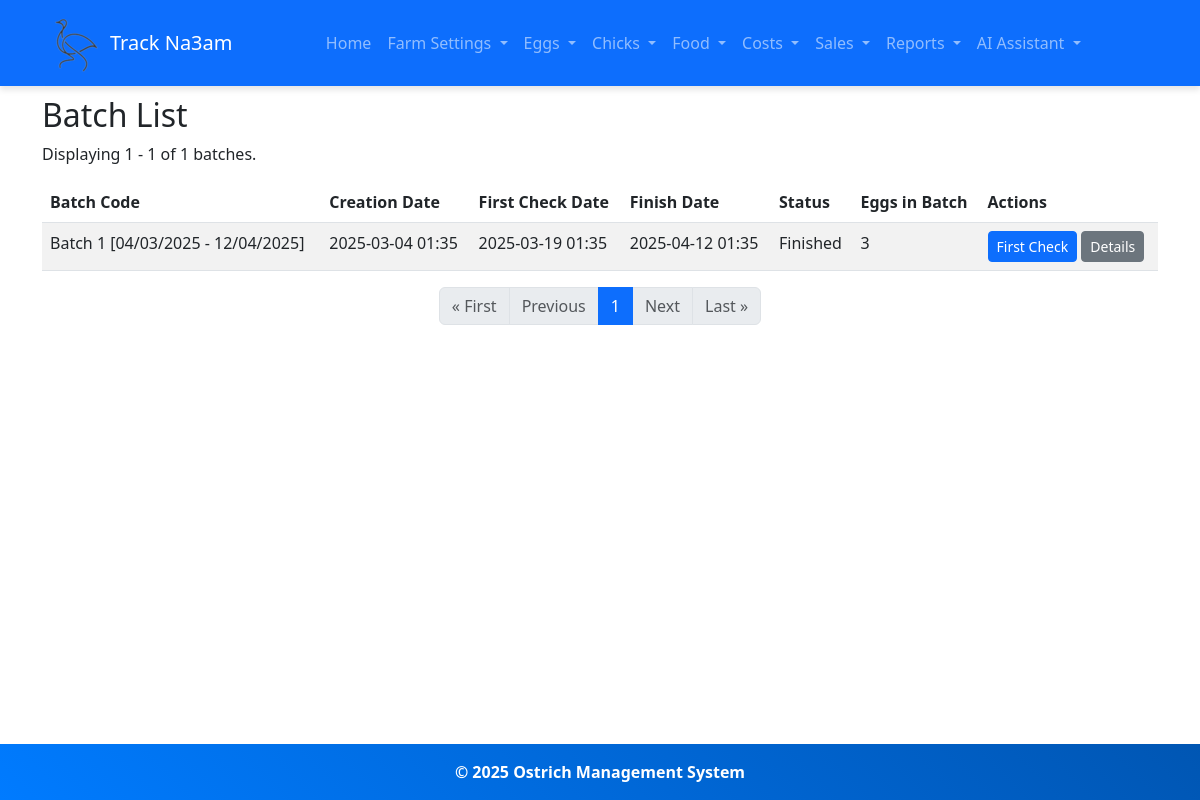
The app's page /batch-list/ with its own data.
### ostrich/models.py (models this page shows, shortened)
class Batch(models.Model):
    creation_date = models.DateTimeField(default=timezone.now)
    first_check_date = models.DateTimeField(blank=True, null=True)
    finish_date = models.DateTimeField(blank=True, null=True)
    batch_code = models.CharField(max_length=100, unique=True, blank=True)
    @property
    def status(self):
        now = timezone.now()
        if now < self.first_check_date:
            return "Starting"
        elif self.first_check_date <= now < self.finish_date:
            return "First Check Done"
        else:
            return "Finished"
    @property
    def number_of_eggs(self):
        return self.eggs.count()

### ostrich/views.py (the view)
# urls.py: path('batch-list/', views.batch_list, name='batch_list'),
def batch_list(request):
    batches = Batch.objects.all().order_by('-creation_date')  # Order by creation_date in descending order
    paginator = Paginator(batches, 20)  # Show 20 batches per page
    page_number = request.GET.get('page')  # Get the current page number from the URL
    page_batches = paginator.get_page(page_number)  # Get the batches for the requested page
    return render(request, 'eggs/batch_list.html', {'page_batches': page_batches})

### templates/eggs/batch_list.html
{% extends 'base.html' %}
{% block content %}
<h2>Batch List</h2>
<p>Displaying {{ page_batches.start_index }} - {{ page_batches.end_index }} of {{ page_batches.paginator.count }} batches.</p>
<table class="table table-striped">
    <thead>
        <tr>
            <th>Batch Code</th>
            <th>Creation Date</th>
            <th>First Check Date</th>
            <th>Finish Date</th>
            <th>Status</th>
            <th>Eggs in Batch</th>
            <th>Actions</th>
        </tr>
    </thead>
    <tbody>
        {% for batch in page_batches %}
        <tr>
            <td>{{ batch.batch_code }}</td>
            <td>{{ batch.creation_date|date:"Y-m-d H:i" }}</td>
            <td>{{ batch.first_check_date|date:"Y-m-d H:i" }}</td>
            <td>{{ batch.finish_date|date:"Y-m-d H:i" }}</td>
            <td>{{ batch.status }}</td>
            <td>{{ batch.number_of_eggs }}</td>
            <td>
                <a href="{% url 'first_check' batch.id %}" class="btn btn-primary btn-sm">First Check</a>
                <a href="{% url 'batch_detail' batch.id %}" class="btn btn-secondary btn-sm">Details</a>
            </td>
        </tr>
        {% empty %}
        <tr>
            <td colspan="7" class="text-center">No batches available.</td>
        </tr>
        {% endfor %}
    </tbody>
</table>
<nav aria-label="Page navigation">
    <ul class="pagination justify-content-center">
        {% if page_batches.has_previous %}
        <li class="page-item">
            <a class="page-link" href="?page=1">&laquo; First</a>
        </li>
        <li class="page-item">
            <a class="page-link" href="?page={{ page_batches.previous_page_number }}">Previous</a>
        </li>
        {% else %}
        <li class="page-item disabled">
            <a class="page-link" href="#" tabindex="-1" aria-disabled="true">&laquo; First</a>
        </li>
        <li class="page-item disabled">
            <a class="page-link" href="#" tabindex="-1" aria-disabled="true">Previous</a>
        </li>
        {% endif %}
        <li class="page-item active" aria-current="page">
            <span class="page-link">{{ page_batches.number }}</span>
        </li>
        {% if page_batches.has_next %}
        <li class="page-item">
            <a class="page-link" href="?page={{ page_batches.next_page_number }}">Next</a>
        </li>
        <li class="page-item">
            <a class="page-link" href="?page={{ page_batches.paginator.num_pages }}">Last &raquo;</a>
        </li>
        {% else %}
        <li class="page-item disabled">
            <a class="page-link" href="#" tabindex="-1" aria-disabled="true">Next</a>
        </li>
        <li class="page-item disabled">
            <a class="page-link" href="#" tabindex="-1" aria-disabled="true">Last &raquo;</a>
        </li>
        {% endif %}
    </ul>
</nav>
{% endblock %}

### ostrich/static/css/styles.css (style rules this page uses)
.btn { transition: all 0.3s ease-in-out; }

### records on screen
Batch: batch_code "Batch 1 [04/03/2025 - 12/04/2025]", creation_date "2025-03-04 01:35", first_check_date "2025-03-19 01:35", finish_date "2025-04-12 01:35", status "Finished", number_of_eggs "3"

### other values on screen
{{ page_batches.start_index }} "1"
{{ page_batches.end_index }} "1"
{{ page_batches.paginator.count }} "1"
{{ page_batches.number }} "1"
